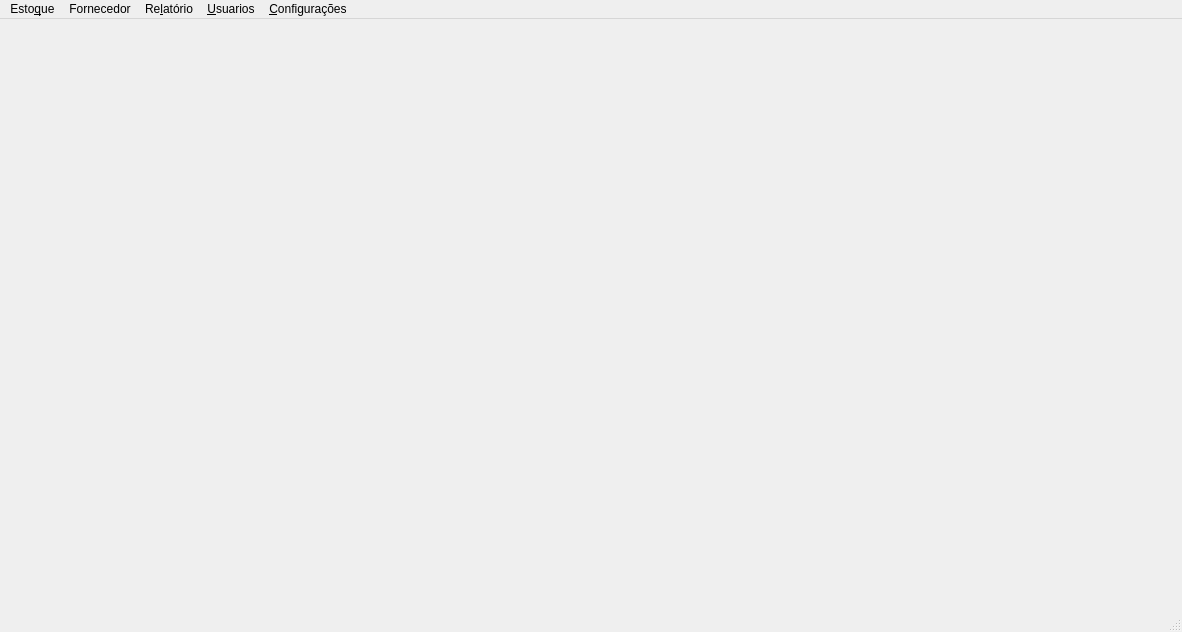
<?xml version="1.0" encoding="UTF-8"?>
<ui version="4.0">
 <class>Main</class>
 <widget class="QMainWindow" name="Main">
  <property name="geometry">
   <rect>
    <x>0</x>
    <y>0</y>
    <width>1182</width>
    <height>632</height>
   </rect>
  </property>
  <property name="minimumSize">
   <size>
    <width>1182</width>
    <height>632</height>
   </size>
  </property>
  <property name="maximumSize">
   <size>
    <width>1182</width>
    <height>632</height>
   </size>
  </property>
  <property name="windowTitle">
   <string>SISTEMA ESTOQUE-ARPROTECT</string>
  </property>
  <property name="windowIcon">
   <iconset resource="recursos.qrc">
    <normaloff>:/img/img/configure_database_16704.ico</normaloff>:/img/img/configure_database_16704.ico</iconset>
  </property>
  <widget class="QWidget" name="centralWidget">
   <widget class="QLabel" name="label">
    <property name="geometry">
     <rect>
      <x>0</x>
      <y>0</y>
      <width>1171</width>
      <height>591</height>
     </rect>
    </property>
    <property name="styleSheet">
     <string notr="true">image: url(:/img/img/logo.png);</string>
    </property>
    <property name="text">
     <string/>
    </property>
   </widget>
  </widget>
  <widget class="QMenuBar" name="menuBar">
   <property name="geometry">
    <rect>
     <x>0</x>
     <y>0</y>
     <width>1182</width>
     <height>22</height>
    </rect>
   </property>
   <widget class="QMenu" name="menuEstoque">
    <property name="title">
     <string>Esto&amp;que</string>
    </property>
    <addaction name="cadastrar_produto"/>
    <addaction name="consultar_produto"/>
   </widget>
   <widget class="QMenu" name="menuRelat_rio">
    <property name="title">
     <string>Re&amp;latório</string>
    </property>
    <addaction name="relatorio_produtos"/>
    <addaction name="relatorio_usuarios"/>
    <addaction name="relatorio_fornecedores"/>
   </widget>
   <widget class="QMenu" name="menuUsuarios">
    <property name="title">
     <string>&amp;Usuarios</string>
    </property>
    <addaction name="gerenciar_usuario"/>
   </widget>
   <widget class="QMenu" name="menuConfigura_es">
    <property name="title">
     <string>&amp;Configurações</string>
    </property>
    <addaction name="bancodados"/>
    <addaction name="backup"/>
   </widget>
   <widget class="QMenu" name="menuForncedor">
    <property name="title">
     <string>Fornecedor</string>
    </property>
    <addaction name="cadastrar_fornecedor"/>
    <addaction name="consultar_fornecedor"/>
   </widget>
   <addaction name="menuEstoque"/>
   <addaction name="menuForncedor"/>
   <addaction name="menuRelat_rio"/>
   <addaction name="menuUsuarios"/>
   <addaction name="menuConfigura_es"/>
  </widget>
  <widget class="QStatusBar" name="statusBar"/>
  <action name="cadastrar_produto">
   <property name="icon">
    <iconset resource="recursos.qrc">
     <normaloff>:/img/img/icons8-plus.svg</normaloff>:/img/img/icons8-plus.svg</iconset>
   </property>
   <property name="text">
    <string>Cadastrar(CTRL+C)</string>
   </property>
   <property name="toolTip">
    <string>&lt;html&gt;&lt;head/&gt;&lt;body&gt;&lt;p&gt;&lt;span style=&quot; color:#c9dc19;&quot;&gt;Cadastrar Produtos no sistema&lt;/span&gt;&lt;/p&gt;&lt;/body&gt;&lt;/html&gt;</string>
   </property>
   <property name="shortcut">
    <string>Ctrl+C</string>
   </property>
  </action>
  <action name="consultar_produto">
   <property name="icon">
    <iconset resource="recursos.qrc">
     <normaloff>:/img/img/statistics-report-for-business_icon-icons.com_70370.svg</normaloff>:/img/img/statistics-report-for-business_icon-icons.com_70370.svg</iconset>
   </property>
   <property name="text">
    <string>Consultar(CTRL+L)</string>
   </property>
   <property name="toolTip">
    <string>Consulta Produto no Sistema</string>
   </property>
   <property name="shortcut">
    <string>Ctrl+L</string>
   </property>
  </action>
  <action name="relatorio_produtos">
   <property name="icon">
    <iconset resource="recursos.qrc">
     <normaloff>:/img/img/print-printer-tool-with-printed-paper-outlined-symbol_icon-icons.com_57772.svg</normaloff>:/img/img/print-printer-tool-with-printed-paper-outlined-symbol_icon-icons.com_57772.svg</iconset>
   </property>
   <property name="text">
    <string>Produtos(CTRL+I)</string>
   </property>
   <property name="toolTip">
    <string>Relátorio dos Produtos)</string>
   </property>
   <property name="shortcut">
    <string>Ctrl+I</string>
   </property>
  </action>
  <action name="gerenciar_usuario">
   <property name="icon">
    <iconset resource="recursos.qrc">
     <normaloff>:/img/img/icons8-administrator-male.svg</normaloff>:/img/img/icons8-administrator-male.svg</iconset>
   </property>
   <property name="text">
    <string>Gerenciar(CTRL+U)</string>
   </property>
   <property name="toolTip">
    <string>Gerencie os usuarios do sistema</string>
   </property>
   <property name="shortcut">
    <string>Ctrl+U</string>
   </property>
  </action>
  <action name="actionConsultar_2">
   <property name="text">
    <string>Consultar</string>
   </property>
  </action>
  <action name="bancodados">
   <property name="icon">
    <iconset resource="recursos.qrc">
     <normaloff>:/img/img/settings.svg</normaloff>:/img/img/settings.svg</iconset>
   </property>
   <property name="text">
    <string>Banco de Dados</string>
   </property>
  </action>
  <action name="backup">
   <property name="icon">
    <iconset resource="recursos.qrc">
     <normaloff>:/img/img/settings.svg</normaloff>:/img/img/settings.svg</iconset>
   </property>
   <property name="text">
    <string>Backup</string>
   </property>
  </action>
  <action name="actionFornecedor_CTRL_F">
   <property name="text">
    <string>&amp;Fornecedor(CTRL+F)</string>
   </property>
  </action>
  <action name="cadastrar_fornecedor">
   <property name="icon">
    <iconset resource="recursos.qrc">
     <normaloff>:/img/img/icons8-plus.svg</normaloff>:/img/img/icons8-plus.svg</iconset>
   </property>
   <property name="text">
    <string>Cadastrar(CTRL+F)</string>
   </property>
   <property name="toolTip">
    <string>&lt;html&gt;&lt;head/&gt;&lt;body&gt;&lt;p&gt;&lt;span style=&quot; color:#ffff05;&quot;&gt;Cadastrar Fornecedor&lt;/span&gt;&lt;/p&gt;&lt;/body&gt;&lt;/html&gt;</string>
   </property>
   <property name="shortcut">
    <string>Ctrl+F</string>
   </property>
  </action>
  <action name="consultar_fornecedor">
   <property name="icon">
    <iconset resource="recursos.qrc">
     <normaloff>:/img/img/statistics-report-for-business_icon-icons.com_70370.svg</normaloff>:/img/img/statistics-report-for-business_icon-icons.com_70370.svg</iconset>
   </property>
   <property name="text">
    <string>Consultar</string>
   </property>
   <property name="toolTip">
    <string>Faça consulta dos fornecedores</string>
   </property>
  </action>
  <action name="relatorio_usuarios">
   <property name="icon">
    <iconset resource="recursos.qrc">
     <normaloff>:/img/img/print-printer-tool-with-printed-paper-outlined-symbol_icon-icons.com_57772.svg</normaloff>:/img/img/print-printer-tool-with-printed-paper-outlined-symbol_icon-icons.com_57772.svg</iconset>
   </property>
   <property name="text">
    <string>Usuários</string>
   </property>
   <property name="toolTip">
    <string>Relatório dos usuarios </string>
   </property>
  </action>
  <action name="relatorio_fornecedores">
   <property name="icon">
    <iconset resource="recursos.qrc">
     <normaloff>:/img/img/print-printer-tool-with-printed-paper-outlined-symbol_icon-icons.com_57772.svg</normaloff>:/img/img/print-printer-tool-with-printed-paper-outlined-symbol_icon-icons.com_57772.svg</iconset>
   </property>
   <property name="text">
    <string>Forncedores</string>
   </property>
   <property name="toolTip">
    <string>Relátorio dos Fornecedores</string>
   </property>
  </action>
 </widget>
 <layoutdefault spacing="6" margin="11"/>
 <resources>
  <include location="recursos.qrc"/>
 </resources>
 <connections/>
</ui>
